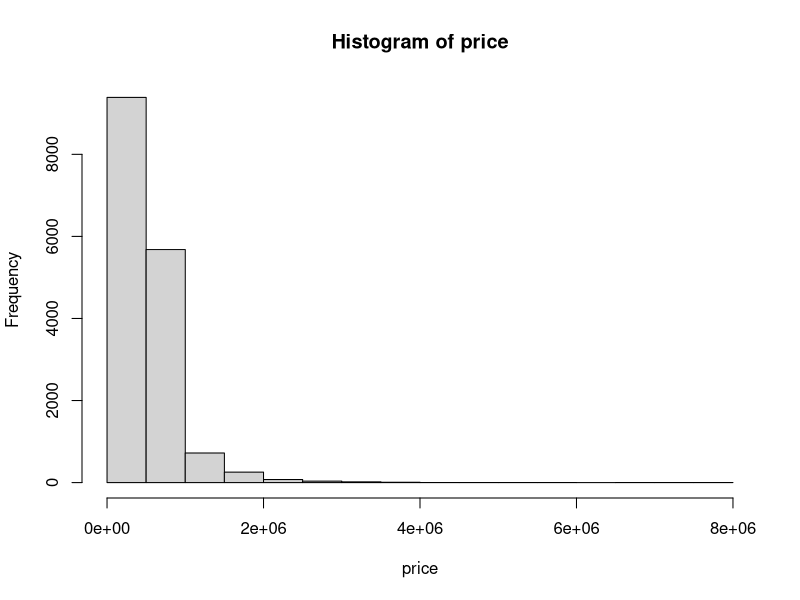
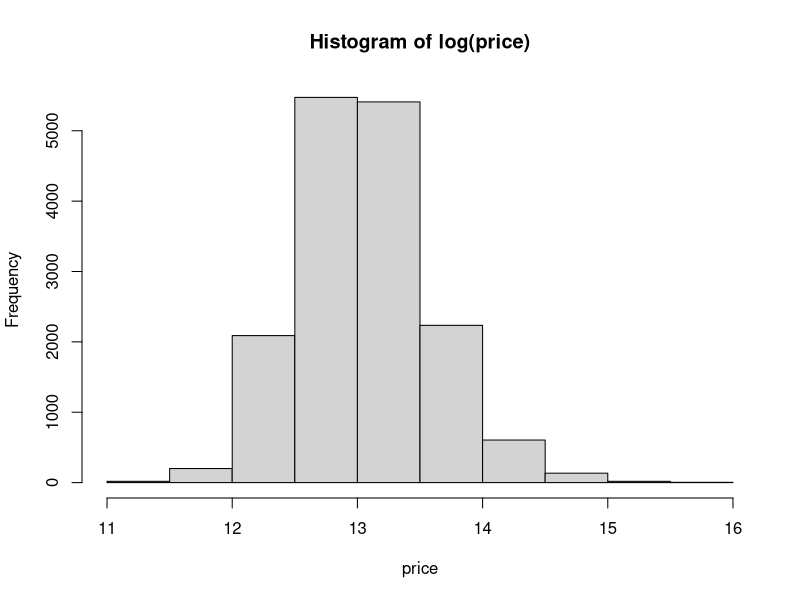
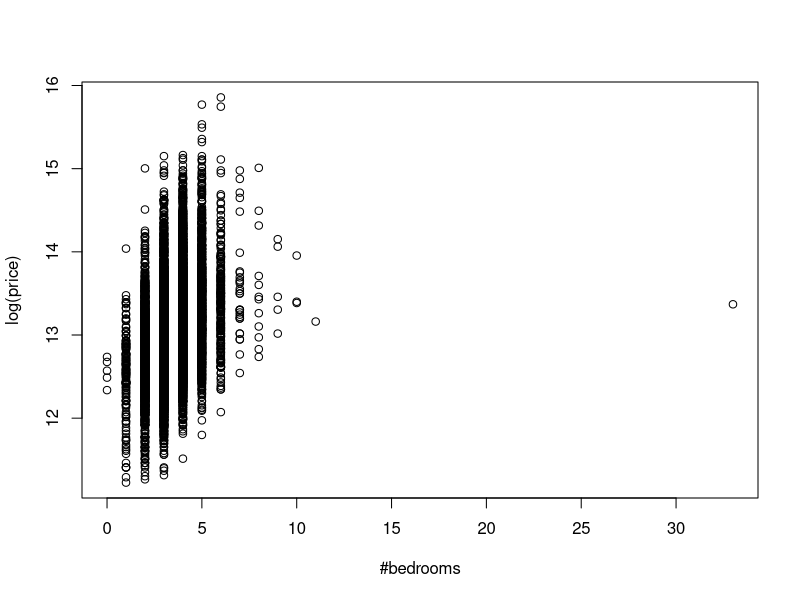
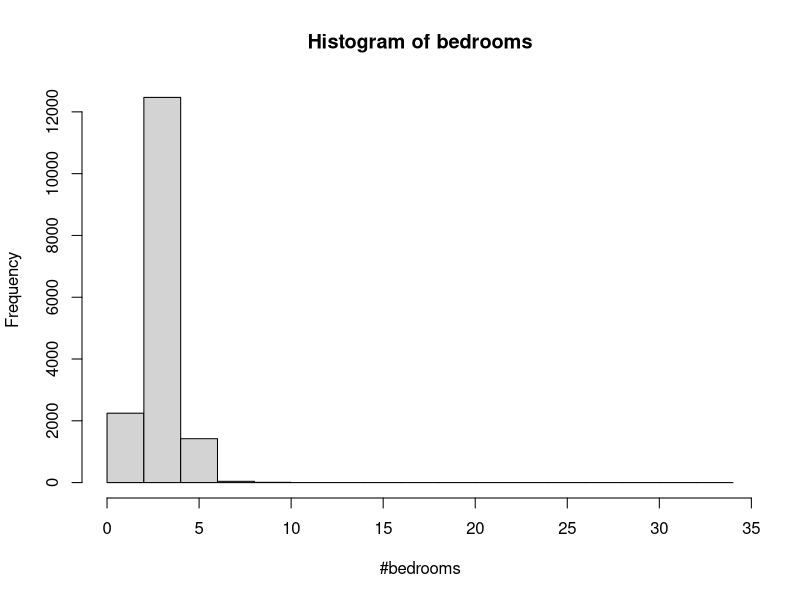
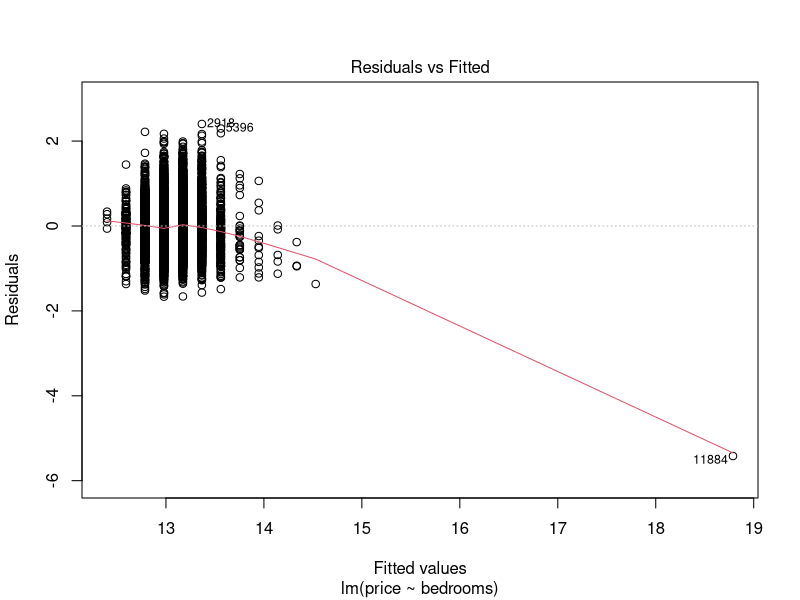
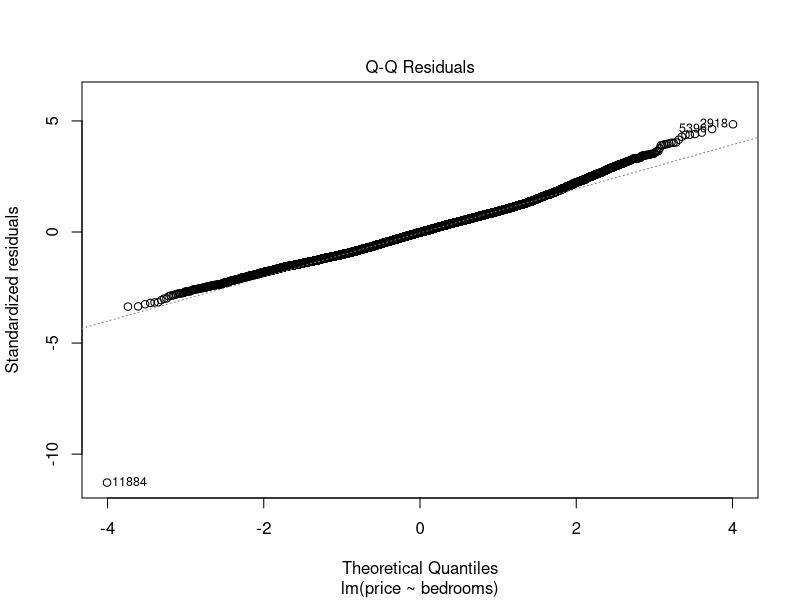
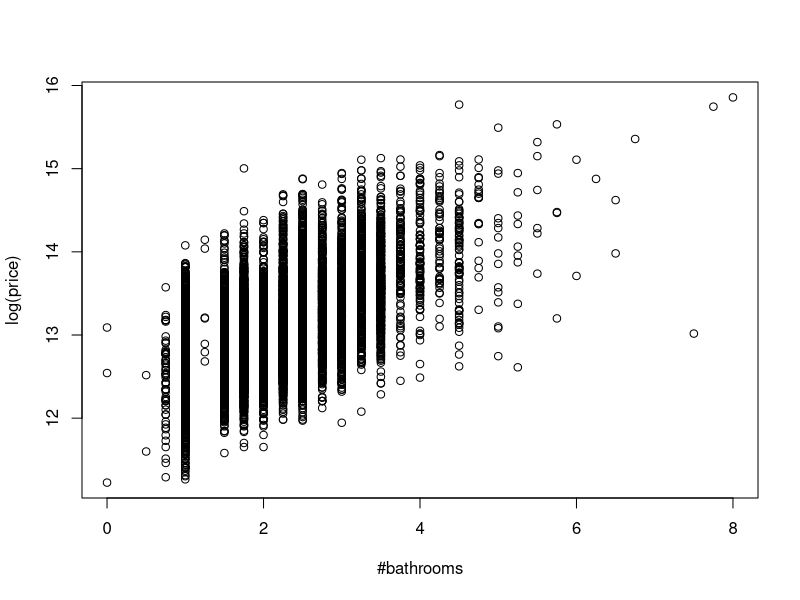
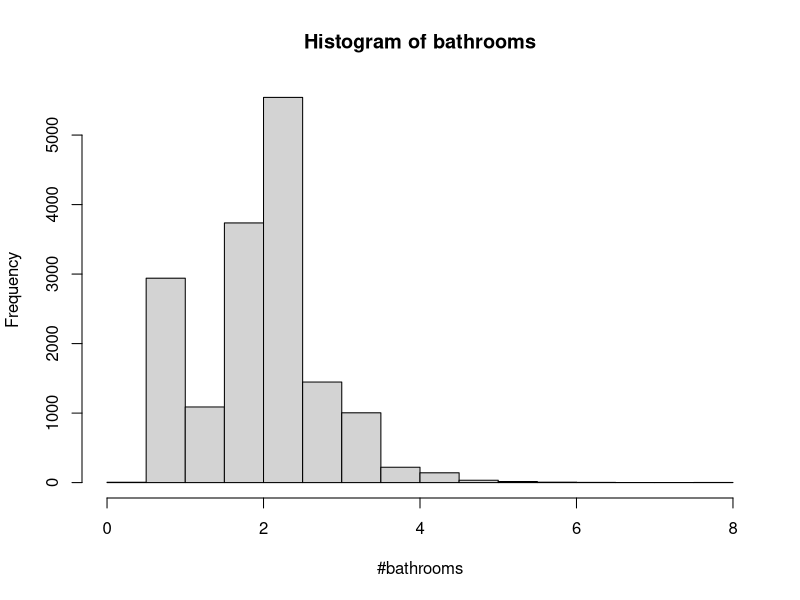

R code for these plots, in order:
## ---- chunk 1
knitr::opts_chunk$set(echo = TRUE)
## ---- chunk 2
dat <- read.csv("king.csv")
head(dat)
## ---- chunk 3
all(dat$X==dat$ID)
## ---- chunk 4
dat$X <- NULL
dat$ID <- NULL
## ---- chunk 5
summary(dat$price)
hist(dat$price, main = "Histogram of price", xlab="price")
## ---- chunk 6
dat$price <- log(dat$price)
hist(dat$price, main = "Histogram of log(price)", xlab="price")
## ---- chunk 7
summary(dat)
## ---- chunk 8
plot(dat$price~dat$bedrooms, xlab="#bedrooms", ylab="log(price)")
## ---- chunk 9
cor(dat$price,dat$bedrooms)
## ---- chunk 10
max(dat$bedrooms)
## ---- chunk 11
cor(dat[dat$bedrooms<30, "price"], dat[dat$bedrooms<30, "bedrooms"])
## ---- chunk 12
summary(dat$bedrooms)
table(dat$bedrooms)
## ---- chunk 13
hist(dat$bedrooms, main="Histogram of bedrooms", xlab="#bedrooms")
## ---- chunk 14
plot(lm(price~bedrooms, data=dat), which=c(1,2))
## ---- chunk 15
plot(dat$price~dat$bathrooms, xlab="#bathrooms", ylab="log(price)")
## ---- chunk 16
cor(dat$price, dat$bathrooms)
## ---- chunk 17
summary(dat$bathrooms)
table(dat$bathrooms)
## ---- chunk 18
hist(dat$bathrooms, main="Histogram of bathrooms", xlab="#bathrooms")
## ---- chunk 19
plot(lm(price~bathrooms, data=dat), which=c(1,2))
## ---- chunk 20
plot(dat$price~dat$sqft_living, xlab="#sqft of the home", 
     ylab="log(price)")
## ---- chunk 21
cor(dat$price, dat$sqft_living)
## ---- chunk 22
summary(dat$sqft_living)
## ---- chunk 23
hist(dat$sqft_living, main="Histogram of sqft_living", 
     xlab="sqft_living")
## ---- chunk 24
dat$sqft_living <- log(dat$sqft_living)
hist(dat$sqft_living, main="Histogram of log(sqft_living)", 
     xlab="log(sqft_living)")
## ---- chunk 25
plot(lm(price~sqft_living, data=dat), which=c(1,2))
## ---- chunk 26
plot(dat$price~dat$sqft_lot, xlab="#sqft of the lot", ylab="log(price)")
## ---- chunk 27
cor(dat$price, dat$sqft_lot)
## ---- chunk 28
summary(dat$sqft_lot)
## ---- chunk 29
hist(dat$sqft_lot, main="Histogram of sqft_lot", xlab="sqft_lot")
## ---- chunk 30
dat$sqft_lot <- log(dat$sqft_lot)
hist(dat$sqft_lot, main="Histogram of log(sqft_lot)", xlab="log(sqft_lot)")
## ---- chunk 31
plot(lm(price~sqft_lot, data=dat), which=c(1,2))
## ---- chunk 32
boxplot(dat$price~dat$floors, xlab="#floors", ylab="log(price)")
## ---- chunk 33
cor(dat$price, dat$floors)
## ---- chunk 34
summary(dat$floors)
table(dat$floors)
## ---- chunk 35
hist(dat$floors, main = "Histogram of floors", xlab="#floors")
## ---- chunk 36
plot(lm(price~floors, data=dat), which=c(1,2))
## ---- chunk 37
dat$waterfront <- as.factor(dat$waterfront)
levels(dat$waterfront) <- c("No-Waterfront", "Waterfront")
## ---- chunk 38
boxplot(dat$price~dat$waterfront, xlab="view to waterfront", 
     ylab="log(price)")
## ---- chunk 39
mean(dat[dat$waterfront=="No-Waterfront", "price"])
## ---- chunk 40
mean(dat[dat$waterfront=="Waterfront", "price"])
## ---- chunk 41
summary(dat$waterfront)
## ---- chunk 42
boxplot(dat$price~dat$view, xlab="#times the house has been viewed", 
        ylab="log(price)")
## ---- chunk 43
cor(dat$price, dat$view)
## ---- chunk 44
summary(dat[dat$view==0, "price"])
## ---- chunk 45
# get the number of outliers (below lower whisker of boxplot or above upper
# whisker). Whiskers are calculated by:
# (1st_quartile) - 1.5*(IQR) = (1st_quartile) - 1.5*(3rd_quartile-1st_quartile)
# and 
# (3rd_quartile) + 1.5*(IQR) = (3rd_quartile) + 1.5*(3rd_quartile-1st_quartile)
length(dat[dat$view==0 
           & dat$price < 12.65 - 1.5*(13.30-12.65)
           | dat$price > 13.30 + 1.5*(13.30-12.65),
           "price"])
## ---- chunk 46
length(dat[dat$view==0 
           & dat$price < 12.65 - 1.5*(13.30-12.65)
           | dat$price > 12.65 + 1.5*(13.30-12.65),
           "price"]) / length(dat[dat$view==0, "price"])
## ---- chunk 47
summary(dat[dat$view==1, "price"])
## ---- chunk 48
length(dat[dat$view==1 
           & dat$price < 13.15 - 1.5*(13.76-13.15)
           | dat$price > 13.76 + 1.5*(13.76-13.15),
           "price"]) / length(dat[dat$view==1, "price"])
## ---- chunk 49
summary(dat[dat$view==2, "price"])
## ---- chunk 50
length(dat[dat$view==2 
           & dat$price < 13.10 - 1.5*(13.75-13.10)
           | dat$price > 13.75 + 1.5*(13.75-13.10),
           "price"]) / length(dat[dat$view==2, "price"])
## ---- chunk 51
summary(dat[dat$view==3, "price"])
## ---- chunk 52
length(dat[dat$view==3 
           & dat$price < 13.28 - 1.5*(14.09-13.28)
           | dat$price > 14.09 + 1.5*(14.09-13.28),
           "price"]) / length(dat[dat$view==2, "price"])
## ---- chunk 53
summary(dat[dat$view==4, "price"])
## ---- chunk 54
length(dat[dat$view==4 
           & dat$price < 13.61 - 1.5*(14.35-13.61)
           | dat$price > 14.35 + 1.5*(14.35-13.61),
           "price"]) / length(dat[dat$view==2, "price"])
## ---- chunk 55
aggregate(dat$price, list(dat$view), FUN=sd)
## ---- chunk 56
summary(dat$view)
table(dat$view)
## ---- chunk 57
plot(lm(price~view, data=dat), which=c(1,2))
## ---- chunk 58
dat$condition <- as.factor(dat$condition)
levels(dat$condition) <- c("Bad Condition", "Average Condition", "Good Condition", "Very Good Condition", "Excellent Condition")
## ---- chunk 59
boxplot(dat$price~dat$condition, xlab="Condition of the house", 
        ylab="log(price)")
## ---- chunk 60
aggregate(dat$price~dat$condition, FUN=mean)
## ---- chunk 61
table(dat$condition)
## ---- chunk 62
plot(lm(price~condition, data=dat), which=c(1,2))
## ---- chunk 63
boxplot(dat$price~dat$grade, xlab="grade of the house", ylab="log(price)")
## ---- chunk 64
cor(dat$price, dat$grade)
## ---- chunk 65
summary(dat$grade)
table(dat$grade)
hist(dat$grade, main="Histogram of grade", xlab="grade")
## ---- chunk 66
plot(lm(price~grade, data=dat), which=c(1,2))
## ---- chunk 67
plot(dat$price~dat$sqft_above, xlab="sqft of the house", 
     ylab="log(price)")
## ---- chunk 68
cor(dat$price, dat$sqft_above)
## ---- chunk 69
dat$sqft_above_1000_range <- cut(dat$sqft_above, breaks=seq(0,9000,1000), 
                             labels=c("1-1000", "1001-2000", "2001-3000", 
                                      "3001-4000", "4001-5000", "5001-6000",
                                      "6001-7000", "7001-8000", "8001-9000"))
head(dat[, c("sqft_above", "sqft_above_1000_range")])
## ---- chunk 70
plot(dat$price~dat$sqft_above_1000_range, 
     xlab="sqft of the house (without basement) in range of 1000",
     ylab="log(price)")
## ---- chunk 71
table(dat$sqft_above_1000_range)
## ---- chunk 72
summary(dat$sqft_above)
hist(dat$sqft_above)
## ---- chunk 73
dat$sqft_above <- log(dat$sqft_above)
hist(dat$sqft_above, main="Histogram of log(sqft_above)", 
     xlab="log(sqft_above)")
## ---- chunk 74
plot(lm(price~sqft_above, data=dat), which=c(1,2))
## ---- chunk 75
plot(dat$price~dat$sqft_basement, xlab="sqft of the basement", 
     ylab="log(price)")
## ---- chunk 76
cor(dat$price, dat$sqft_basement)
## ---- chunk 77
length(dat[dat$sqft_basement==0, "sqft_basement"]) / length(dat$sqft_basement)
## ---- chunk 78
cor(dat[dat$sqft_basement!=0, "price"], 
    dat[dat$sqft_basement!=0, "sqft_basement"])
## ---- chunk 79
summary(dat$sqft_basement)
## ---- chunk 80
hist(dat$sqft_basement, main="Histogram of sqft_basement", xlab="sqft basement")
## ---- chunk 81
hist(log(dat$sqft_basement), main="Histogram of log(sqft_basement)",
         xlab="log(sqft_basement)")
## ---- chunk 82
plot(lm(price~sqft_basement, data=dat), which=c(1,2))
## ---- chunk 83
plot(dat$price~dat$yr_built, xlab="year built", ylab="log(price)")
## ---- chunk 84
dat$yr_built_10_range <- cut(dat$yr_built, breaks=seq(1900,2020,10), 
                             labels=c("1900-1910", "1911-1920", "1921-1930", 
                                      "1931-1940", "1941-1950", "1951-1960", 
                                      "1961-1970", "1971-1980", "1981-1990", 
                                      "1991-2000", "2001-2010", "2011-2020"))
# check if it worked: 
head(dat[, c("yr_built", "yr_built_10_range")])
## ---- chunk 85
boxplot(log(dat$price)~dat$yr_built_10_range, 
        xlab="yr_built in ranges of 10 years", ylab="log(price)")
## ---- chunk 86
dat$yr_built_20_range <- cut(dat$yr_built, breaks=seq(1900,2020,20), 
                             labels=c("1900-1920", "1921-1940", "1941-1960", 
                                      "1961-1980", "1981-2000", "2001-2020"))
# check if it worked: 
head(dat[, c("yr_built", "yr_built_20_range")])
## ---- chunk 87
boxplot(log(dat$price)~dat$yr_built_20_range, 
        xlab="yr_built in ranges of 20 years", ylab="log(price)")
## ---- chunk 88
cor(dat$price,dat$yr_built)
## ---- chunk 89
summary(dat$yr_built_10_range)
## ---- chunk 90
hist(dat$yr_built, main="Histogram of yr_built", xlab="yr_built")
## ---- chunk 91
dat$yr_built_10_range <- NULL
dat$yr_built_20_range <- NULL
## ---- chunk 92
plot(lm(price~yr_built, data=dat), which=c(1,2))
## ---- chunk 93
plot(dat$price~dat$yr_renovated, xlab="renovated year", ylab="log(price)")
## ---- chunk 94
plot(dat[dat$yr_renovated!=0, "price"]~
       dat[dat$yr_renovated!=0, "yr_renovated"],
     xlab="renovation year", ylab="log(price)")
## ---- chunk 95
cor(dat$price,dat$yr_renovated)
## ---- chunk 96
cor(dat[dat$yr_renovated!=0, "price"], dat[dat$yr_renovated!=0, "yr_renovated"])
## ---- chunk 97
hist(dat$yr_renovated, main="Histogram of yr_renovated", xlab="yr_renovated")
## ---- chunk 98
plot(lm(price~yr_renovated, data=dat), which=c(1,2))
## ---- chunk 99
plot(lm(dat[dat$yr_renovated!=0, "price"]
        ~dat[dat$yr_renovated!=0, "yr_renovated"], data=dat), which=c(1,2))
## ---- chunk 100
aggregate(dat$price, list(dat$zipcode), FUN=mean)
## ---- chunk 101
boxplot(dat$price~dat$zipcode, xlab="zipcode", ylab="log(price)")
## ---- chunk 102
dat$zipcode_20_range <- cut(dat$zipcode, breaks=seq(98000,98200,20), 
                             labels=c("98001-98020", "98021-98040", 
                                      "98041-98060", "98061-98080",
                                      "98081-98100", "98101-98120",
                                      "98121-98140", "98141-98160",
                                      "98161-98180", "98181-98200"))
# check if it worked: 
head(dat[, c("zipcode", "zipcode_20_range")])
## ---- chunk 103
boxplot(dat$price~dat$zipcode_20_range, 
        xlab="zipcodes, grouped in ranges of 20", ylab="log(price)")
## ---- chunk 104
hist(dat$zipcode, main="Histogram of zipcode", xlab="zipcode")
## ---- chunk 105
plot(dat$price~dat$lat, xlab="latitude coordinate", ylab="log(price)")
## ---- chunk 106
dat$lat_005_range <- cut(dat$lat, breaks=seq(47.15, 47.80, 0.05), 
                         labels=c("47.11-47.20", "47.21-47.25", "47.26-47.30",
                                  "47.31-47.35", "47.36-47.40", "47.41-47.45",
                                  "47.46-47.50", "47.51-47.55", "47.56-47.60",
                                  "47.61-47.65", "47.66-47.70", "47.71-47.75",
                                  "47.76-47.80"))
head(dat[, c("lat", "lat_005_range")])
## ---- chunk 107
plot(dat$price~dat$lat_005_range, 
     xlab="latitude coordinate in ranges of 0.05", ylab="log(price)")
## ---- chunk 108
cor(dat$price, dat$lat)
## ---- chunk 109
summary(dat$lat)
## ---- chunk 110
hist(dat$lat, main="Histogram of lat", xlab="lat")
## ---- chunk 111
plot(lm(price~lat, data=dat), which=c(1,2))
## ---- chunk 112
plot(dat$price~dat$long, xlab="longitude coordinate", ylab="log(price)")
## ---- chunk 113
# different notation used in order to make the ranges clear
dat$long_01_range <- cut(dat$long, breaks=seq(-122.6, -121.2, 0.1), 
                         labels=c("-122.6<x<=-122.5", "-122.5<x<=-122.4",
                                  "-122.4<x<=-122.3", "-122.3<x<=-122.2",
                                  "-122.2<x<=-122.1", "-122.1<x<=-122.0",
                                  "-122.0<x<=-121.9", "-121.9<x<=-121.8",
                                  "-121.8<x<=-121.7", "-121.7<x<=-121.6",
                                  "-121.6<x<=-121.5", "-121.5<x<=-121.4",
                                  "-121.4<x<=-121.3", "-121.3<x<=-121.2"))
head(dat[, c("long", "long_01_range")])
## ---- chunk 114
boxplot(dat$price~dat$long_01_range, 
        xlab="longitude coordinate in ranges of 0.1", ylab="log(price)")
## ---- chunk 115
cor(dat$price, dat$long)
## ---- chunk 116
summary(dat$long)
hist(dat$long, main="Histogram of long", xlab="long")
## ---- chunk 117
plot(lm(price~long, data=dat), which=c(1,2))
## ---- chunk 118
dat$sqft_living15_500_range <- cut(dat$sqft_living15, breaks=seq(0, 6500, 500),
                                   labels=c("1-500", "501-1000", "1001-1500",
                                            "1501-2000", "2001-2500",
                                            "2501-3000", "3001-3500", 
                                            "3501-4000", "4001-4500",
                                            "4501-5000", "5001-5500",
                                            "5501-6000", "6001-6500"))
head(dat[, c("sqft_living15", "sqft_living15_500_range")])
## ---- chunk 119
boxplot(dat$price~dat$sqft_living15_500_range, 
        xlab="square foot of interior housing of 15 closest neighbors in 
        range of 500", ylab="log(price)")
## ---- chunk 120
cor(dat$price, dat$sqft_living15)
## ---- chunk 121
summary(dat$sqft_living15)
hist(dat$sqft_living15)
## ---- chunk 122
plot(lm(price~sqft_living15, data=dat), which=c(1,2))
## ---- chunk 123
plot(dat$price~dat$sqft_lot15, 
     xlab="sqft of land lots of 15 closest neighbors", ylab="log(price)")
## ---- chunk 124
tail(sort(dat$sqft_lot15))
## ---- chunk 125
dat$sqft_lot15_2000_range <- cut(dat$sqft_lot15, 
                                  breaks=c(seq(0, 20000, 2000), +Inf),
                                  labels=c("1-2000", "2001-4000",
                                           "4001-6000", "6001-8000",
                                           "8001-10000", "10001-12000",
                                           "12001-14000", "14001-16000",
                                           "16001-18000", "18001-20000",
                                           ">20000"))

head(dat[, c("sqft_lot15", "sqft_lot15_2000_range")])
## ---- chunk 126
plot(dat$"price"~dat$sqft_lot15_2000_range,
     xlab="sqft of land lots of 15 closest neighbors in 2000 range",
     ylab="log(price)")
## ---- chunk 127
cor(dat$price,dat$sqft_lot15)
## ---- chunk 128
dat$sqft_lot15 <- log(dat$sqft_lot15)
## ---- chunk 129
summary(dat$sqft_lot15)
hist(dat$sqft_lot15, main="Histogram of log(sqft_lot15)", 
     xlab="log(sqft_lot15)")
## ---- chunk 130
plot(lm(price~sqft_lot15, data=dat), which=c(1,2))
## ---- chunk 131
library(dplyr)
dat <- select(dat, -c(sqft_above_1000_range, zipcode_20_range, lat_005_range,
                      long_01_range, sqft_living15_500_range, 
                      sqft_lot15_2000_range))
head(dat)
## ---- chunk 132
vct_corr <- numeric(0)
for (i in names(dat)){
    cor.result <- cor(dat$price, as.numeric(dat[, i]))
    vct_corr <- c(vct_corr, cor.result)
}
names(vct_corr) <- names(dat)
vct_corr
## ---- chunk 133
dat_red <- select(dat, c(price, lat, bedrooms, sqft_basement, view, bathrooms,
                         sqft_living15, sqft_above, grade, sqft_living))
head(dat_red)
## ---- chunk 134
library(GGally)
ggcorr(data=dat_red, label = TRUE, label_size = 3, label_round = 3)
## ---- chunk 135
ggpairs(dat_red)
## ---- chunk 136
orig_length <- length(dat$price)
dat_red_out <- dat_red
## ---- chunk 137
b_lat <- boxplot(dat_red_out$lat)
l1 <- length(dat_red_out$price)
dat_red_out <- dat_red_out[dat_red_out$lat >= b_lat$stats[1] &
                       dat_red_out$lat <= b_lat$stats[5], ]
l2 <- length(dat_red_out$price)
sprintf("previous no. of samples: %s, new no. of samples: %s, new dataset contains %.2f%% of the samples of the previous dataset", l1, l2, (100*l2)/l1)
## ---- chunk 138
b_bedrooms <- boxplot(dat_red_out$bedrooms)
l1 <- length(dat_red_out$price)
dat_red_out <- dat_red_out[dat_red_out$bedrooms >= b_bedrooms$stats[1] &
                       dat_red_out$bedrooms <= b_bedrooms$stats[5], ]
l2 <- length(dat_red_out$price)
sprintf("previous no. of samples: %s, new no. of samples: %s, new dataset contains %.2f%% of the samples of the previous dataset", l1, l2, (100*l2)/l1)
## ---- chunk 139
b_sqft_basement <- boxplot(dat_red_out$sqft_basement)
l1 <- length(dat_red_out$price)
dat_red_out <- dat_red_out[dat_red_out$sqft_basement >= b_sqft_basement$stats[1] &
                       dat_red_out$sqft_basement <= b_sqft_basement$stats[5], ]
l2 <- length(dat_red_out$price)
sprintf("previous no. of samples: %s, new no. of samples: %s, new dataset contains %.2f%% of the samples of the previous dataset", l1, l2, (100*l2)/l1)
## ---- chunk 140
b_bathrooms <- boxplot(dat_red_out$bathrooms)
l1 <- length(dat_red_out$price)
dat_red_out <- dat_red_out[dat_red_out$bathrooms >= b_bathrooms$stats[1] &
                       dat_red_out$bathrooms <= b_bathrooms$stats[5], ]
l2 <- length(dat_red_out$price)
sprintf("previous no. of samples: %s, new no. of samples: %s, new dataset contains %.2f%% of the samples of the previous dataset", l1, l2, (100*l2)/l1)
## ---- chunk 141
b_sqft_living15 <- boxplot(dat_red_out$sqft_living15)
l1 <- length(dat_red_out$price)
dat_red_out <- dat_red_out[dat_red_out$sqft_living15 >= b_sqft_living15$stats[1] &
                       dat_red_out$sqft_living15 <= b_sqft_living15$stats[5], ]
l2 <- length(dat_red_out$price)
sprintf("previous no. of samples: %s, new no. of samples: %s, new dataset contains %.2f%% of the samples of the previous dataset", l1, l2, (100*l2)/l1)
## ---- chunk 142
b_sqft_above <- boxplot(dat_red_out$sqft_above)
l1 <- length(dat_red_out$price)
dat_red_out <- dat_red_out[dat_red_out$sqft_above >= b_sqft_above$stats[1] &
                       dat_red_out$sqft_above <= b_sqft_above$stats[5], ]
l2 <- length(dat_red_out$price)
sprintf("previous no. of samples: %s, new no. of samples: %s, new dataset contains %.2f%% of the samples of the previous dataset", l1, l2, (100*l2)/l1)
## ---- chunk 143
b_grade <- boxplot(dat_red_out$grade)
l1 <- length(dat_red_out$price)
dat_red_out <- dat_red_out[dat_red_out$grade >= b_grade$stats[1] &
                       dat_red_out$grade <= b_grade$stats[5], ]
l2 <- length(dat_red_out$price)
sprintf("previous no. of samples: %s, new no. of samples: %s, new dataset contains %.2f%% of the samples of the previous dataset", l1, l2, (100*l2)/l1)
## ---- chunk 144
b_sqft_living <- boxplot(dat_red_out$sqft_living)
l1 <- length(dat_red_out$price)
dat_red_out <- dat_red_out[dat_red_out$sqft_living >= b_sqft_living$stats[1] &
                       dat_red_out$sqft_living <= b_sqft_living$stats[5], ]
l2 <- length(dat_red_out$price)
sprintf("previous no. of samples: %s, new no. of samples: %s, new dataset contains %.2f%% of the samples of the previous dataset", l1, l2, (100*l2)/l1)
## ---- chunk 145
sprintf("Overall, the dataset contains now - after removing outliers - %.2f%% of the samples of the original dataset", (100*l2)/orig_length)
## ---- chunk 146
ggcorr(data=dat_red_out, label = TRUE, label_size = 3, label_round = 3)
## ---- chunk 147
ggpairs(dat_red_out)
## ---- chunk 148
model_1 = lm(price ~ ., data=dat_red)
summary(model_1)
## ---- chunk 149
dat_red$bathrooms<-NULL
## ---- chunk 150
model_1 = lm(price ~ ., data=dat_red)
summary(model_1)
## ---- chunk 151
model_2 = lm(price ~ ., data=dat_red_out)
summary(model_2)
## ---- chunk 152
dat_red_out$bathrooms <- NULL
## ---- chunk 153
model_ = lm(price ~ ., data=dat_red_out)
summary(model_2)
## ---- chunk 154
dat_red$sqft_above2 <- dat_red$sqft_above^2
## ---- chunk 155
model_3 = lm(price ~ ., data=dat_red)
summary(model_3)
## ---- chunk 156
dat_red$basement <- ifelse(dat_red$sqft_basement>0, 1,0)
## ---- chunk 157
model_4 = lm(price ~ ., data=dat_red)
summary(model_4)
## ---- chunk 158
dat_red$floors2 <- ifelse(dat$floors >= 2, 1, 0)
dat_red$grade10 <- ifelse(dat_red$grade >= 10, 1, 0)
## ---- chunk 159
model_5 = lm(price ~ . +floors2*grade10+dat$waterfront*grade10, data=dat_red)
summary(model_5)
## ---- chunk 160
model_6 = lm(price ~ . +dat_red$sqft_above2
             +dat_red$floors2*dat_red$grade10+waterfront*dat_red$grade10, 
             data=dat)
summary(model_6)
## ---- chunk 161
model_7 <- lm(price ~ . +dat_red$sqft_above2
              +dat_red$floors2*dat_red$grade10
              +waterfront*dat_red$grade10
              +dat_red$sqft_above*dat_red$sqft_basement, data=dat)
summary(model_7)
## ---- chunk 162
plot(dat$grade~dat$condition, xlab="Condition of the house",
     ylab="Grade of the house")
